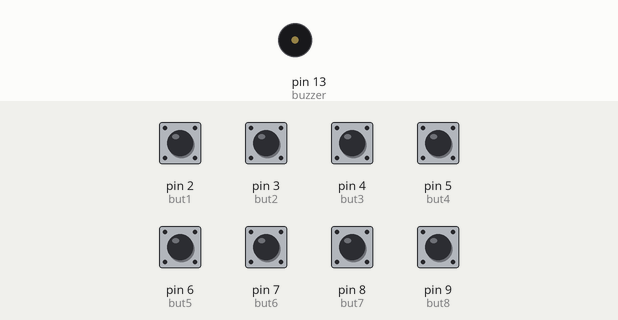
This sketch was run on a simulated Arduino Uno, built with avr-gcc and run on an emulated ATmega328P. Parts: buzzer (waves = sounding). The test bench sets the inputs (shaded band); at power-on: pin 2 (but1), pin 3 (but2), pin 4 (but3), pin 5 (but4), pin 6 (but5), pin 7 (but6), pin 8 (but7), pin 9 (but8) LOW.

Above: at 1.2 s.
1.3 s: pin 2 (but1) pulled HIGH for 0.15 s
At 1.42 s:
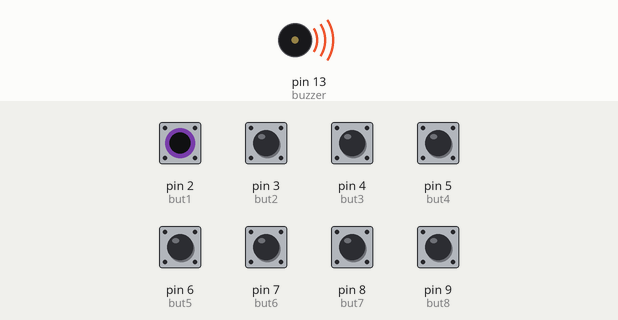
Timing chart, 0 to 4.3 s (numbered marks = the images above; inputs shaded):
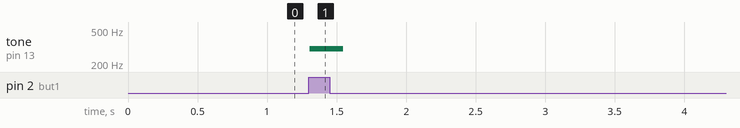

Measured:
- after the input at 1.3 s, tone on pin 13 (buzzer): silent → 300 Hz at once, → silent 0.24 s later

The sketch:

how_to_make_a_piano_using_arduino1.ino
```cpp
// Define the pins for the 8 pushbuttons
int but1 = 2;
int but2 = 3;
int but3 = 4;
int but4 = 5;
int but5 = 6;
int but6 = 7;
int but7 = 8;
int but8 = 9;

// Define the pin for the buzzer (piezo)
int buzzer = 13;

void setup() {
  // Set all the button pins as INPUTs
  pinMode(but1, INPUT);
  pinMode(but2, INPUT);
  pinMode(but3, INPUT);
  pinMode(but4, INPUT);
  pinMode(but5, INPUT);
  pinMode(but6, INPUT);
  pinMode(but7, INPUT);
  pinMode(but8, INPUT);

  // Set the buzzer pin as an OUTPUT
  pinMode(buzzer, OUTPUT);
}

void loop() {
  // Read the digital value from each button
  int b1 = digitalRead(but1);
  int b2 = digitalRead(but2);
  int b3 = digitalRead(but3);
  int b4 = digitalRead(but4);
  int b5 = digitalRead(but5);
  int b6 = digitalRead(but6);
  int b7 = digitalRead(but7);
  int b8 = digitalRead(but8);

  // Check if the first button is pressed and play a tone
  if (b1 == 1) {
    tone(buzzer, 300, 100);
  }

  // Check if the second button is pressed and play a tone
  if (b2 == 1) {
    tone(buzzer, 400, 100);
  }

  // Check if the third button is pressed and play a tone
  if (b3 == 1) {
    tone(buzzer, 500, 100);
  }

  // Check if the fourth button is pressed and play a tone
  if (b4 == 1) {
    tone(buzzer, 600, 100);
  }

  // Check if the fifth button is pressed and play a tone
  if (b5 == 1) {
    tone(buzzer, 700, 100);
  }

  // Check if the sixth button is pressed and play a tone
  if (b6 == 1) {
    tone(buzzer, 800, 100);
  }

  // Check if the seventh button is pressed and play a tone
  if (b7 == 1) {
    tone(buzzer, 900, 100);
  }

  // Check if the eighth button is pressed and play a tone
  if (b8 == 1) {
    tone(buzzer, 1000, 100);
  }

  // Add a small delay to prevent multiple readings from a single press
  delay(10);
}
```
